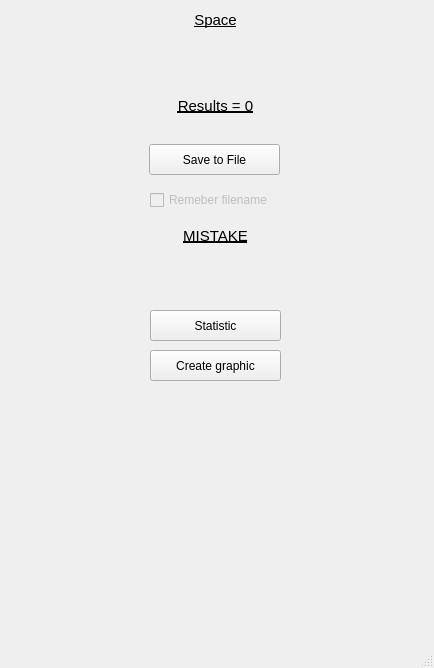
<?xml version="1.0" encoding="UTF-8"?>
<ui version="4.0">
 <class>postOperations</class>
 <widget class="QMainWindow" name="postOperations">
  <property name="geometry">
   <rect>
    <x>0</x>
    <y>0</y>
    <width>434</width>
    <height>668</height>
   </rect>
  </property>
  <property name="windowTitle">
   <string>MainWindow</string>
  </property>
  <widget class="QWidget" name="centralwidget">
   <widget class="QLabel" name="label">
    <property name="geometry">
     <rect>
      <x>100</x>
      <y>10</y>
      <width>231</width>
      <height>20</height>
     </rect>
    </property>
    <property name="font">
     <font>
      <pointsize>11</pointsize>
      <underline>true</underline>
     </font>
    </property>
    <property name="text">
     <string>Space</string>
    </property>
    <property name="scaledContents">
     <bool>false</bool>
    </property>
    <property name="alignment">
     <set>Qt::AlignCenter</set>
    </property>
   </widget>
   <widget class="QLabel" name="labelSpace">
    <property name="geometry">
     <rect>
      <x>30</x>
      <y>40</y>
      <width>371</width>
      <height>41</height>
     </rect>
    </property>
    <property name="font">
     <font>
      <pointsize>15</pointsize>
      <weight>75</weight>
      <italic>true</italic>
      <bold>true</bold>
     </font>
    </property>
    <property name="text">
     <string/>
    </property>
    <property name="alignment">
     <set>Qt::AlignCenter</set>
    </property>
   </widget>
   <widget class="QPushButton" name="pushSaveToFile">
    <property name="geometry">
     <rect>
      <x>149</x>
      <y>144</y>
      <width>131</width>
      <height>31</height>
     </rect>
    </property>
    <property name="text">
     <string>Save to File</string>
    </property>
   </widget>
   <widget class="QCheckBox" name="checkRememberFileName">
    <property name="enabled">
     <bool>false</bool>
    </property>
    <property name="geometry">
     <rect>
      <x>150</x>
      <y>190</y>
      <width>141</width>
      <height>20</height>
     </rect>
    </property>
    <property name="text">
     <string>Remeber filename</string>
    </property>
   </widget>
   <widget class="QLabel" name="labelTotalSpaces">
    <property name="geometry">
     <rect>
      <x>30</x>
      <y>90</y>
      <width>371</width>
      <height>31</height>
     </rect>
    </property>
    <property name="font">
     <font>
      <pointsize>11</pointsize>
      <underline>true</underline>
     </font>
    </property>
    <property name="text">
     <string>Results = 0</string>
    </property>
    <property name="scaledContents">
     <bool>false</bool>
    </property>
    <property name="alignment">
     <set>Qt::AlignCenter</set>
    </property>
   </widget>
   <widget class="QPushButton" name="pushStatistic">
    <property name="enabled">
     <bool>true</bool>
    </property>
    <property name="geometry">
     <rect>
      <x>150</x>
      <y>310</y>
      <width>131</width>
      <height>31</height>
     </rect>
    </property>
    <property name="text">
     <string>Statistic</string>
    </property>
   </widget>
   <widget class="QLabel" name="label2">
    <property name="geometry">
     <rect>
      <x>30</x>
      <y>220</y>
      <width>371</width>
      <height>31</height>
     </rect>
    </property>
    <property name="font">
     <font>
      <pointsize>11</pointsize>
      <underline>true</underline>
     </font>
    </property>
    <property name="text">
     <string>MISTAKE</string>
    </property>
    <property name="scaledContents">
     <bool>false</bool>
    </property>
    <property name="alignment">
     <set>Qt::AlignCenter</set>
    </property>
   </widget>
   <widget class="QLabel" name="labelMistake">
    <property name="geometry">
     <rect>
      <x>30</x>
      <y>260</y>
      <width>371</width>
      <height>41</height>
     </rect>
    </property>
    <property name="font">
     <font>
      <pointsize>15</pointsize>
      <weight>75</weight>
      <italic>true</italic>
      <bold>true</bold>
     </font>
    </property>
    <property name="text">
     <string/>
    </property>
    <property name="alignment">
     <set>Qt::AlignCenter</set>
    </property>
   </widget>
   <widget class="QPushButton" name="pushCreateGraph">
    <property name="geometry">
     <rect>
      <x>150</x>
      <y>350</y>
      <width>131</width>
      <height>31</height>
     </rect>
    </property>
    <property name="text">
     <string>Create graphic</string>
    </property>
   </widget>
  </widget>
  <widget class="QMenuBar" name="menubar">
   <property name="geometry">
    <rect>
     <x>0</x>
     <y>0</y>
     <width>434</width>
     <height>22</height>
    </rect>
   </property>
  </widget>
  <widget class="QStatusBar" name="statusbar"/>
 </widget>
 <resources/>
 <connections/>
</ui>
